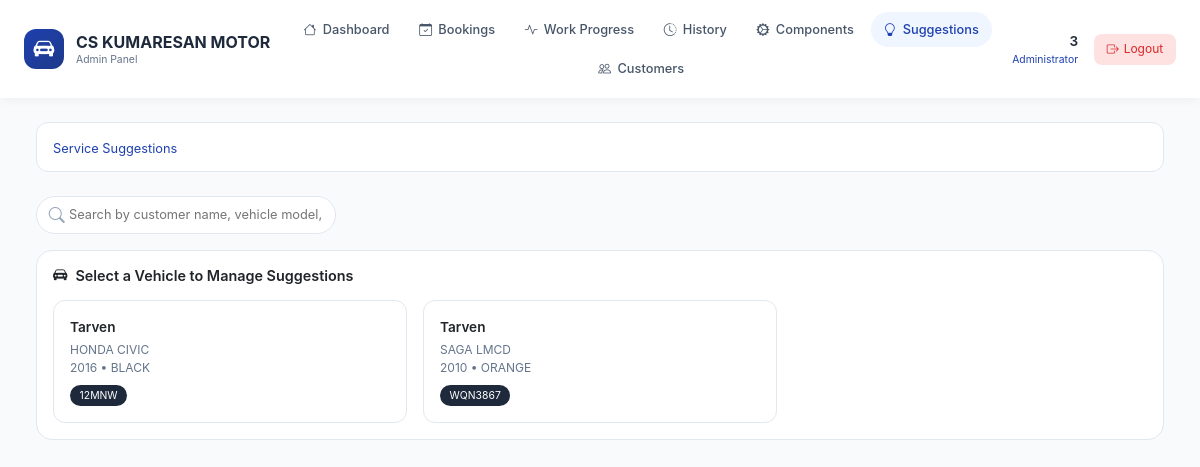
Screenshot of /admin-suggestions.php (signed in) with the database file from the repository.
### tables this page shows
CREATE TABLE `vehicles` (
  `id` int(11) NOT NULL,
  `user_id` int(11) NOT NULL,
  `brand_name` varchar(50) NOT NULL,
  `model` varchar(50) NOT NULL,
  `year` year(4) NOT NULL,
  `color` varchar(30) DEFAULT NULL,
  `number_plate` varchar(20) NOT NULL,
  `created_at` timestamp NOT NULL DEFAULT current_timestamp()
);

### admin-suggestions.php (the view, shortened to what this page needs)
<?php
$full_name = $_SESSION['full_name'];
require_once __DIR__ . '/includes/config.php';
$customers = [];
$sql = "SELECT
            u.id,
            u.full_name,
            u.email,
            u.phone,
            v.id as vehicle_id,
            v.brand_name,
            v.model,
            v.year,
            v.color,
            v.number_plate
        FROM users u
        JOIN vehicles v ON u.id = v.user_id
        WHERE u.role = 'customer' OR u.role IS NULL
        ORDER BY u.full_name, v.brand_name";
$result = $pdo->query($sql);
if ($result) {
    while ($row = $result->fetch(PDO::FETCH_ASSOC)) {
        $customers[$row['id']]['info'] = [
            'name' => $row['full_name'],
            'email' => $row['email'],
            'phone' => $row['phone']
        ];
        $customers[$row['id']]['vehicles'][] = [
            'id' => $row['vehicle_id'],
            'brand_name' => $row['brand_name'],
            'model' => $row['model'],
            'year' => $row['year'],
            'color' => $row['color'],
            'number_plate' => $row['number_plate']
        ];
    }
}
$selected_vehicle_data = null;
?>
<!DOCTYPE html>
<html lang="en">
<head>
    <link href="https://cdn.jsdelivr.net/npm/bootstrap@5.3.0/dist/css/bootstrap.min.css" rel="stylesheet">
    <link rel="stylesheet" href="https://cdn.jsdelivr.net/npm/bootstrap-icons@1.11.1/font/bootstrap-icons.css">
    <link rel="stylesheet" href="https://cdn.datatables.net/1.13.4/css/dataTables.bootstrap5.min.css">
</head>
<body>
<div class="top-nav">
    <div class="nav-container">
        <div class="logo-area">
            <div class="logo-icon">
                <i class="bi bi bi-car-front-fill"></i>
            </div>
            <div class="logo-text">
                CS KUMARESAN MOTOR
                <span>Admin Panel</span>
            </div>
        </div>
        <div class="nav-links">
            <a href="admin-dashboard.php" class="nav-link-item <?php echo basename($_SERVER['PHP_SELF']) == 'admin-dashboard.php' ? 'active' : ''; ?>">
                <i class="bi bi-house""></i> Dashboard
            </a>
            <a href="admin-bookings.php" class="nav-link-item <?php echo basename($_SERVER['PHP_SELF']) == 'admin-bookings.php' ? 'active' : ''; ?>">
                <i class="bi bi-calendar-check"></i> Bookings
            </a>
            <a href="admin-work-progress.php" class="nav-link-item <?php echo basename($_SERVER['PHP_SELF']) == 'admin-work-progress.php' ? 'active' : ''; ?>">
                <i class="bi bi-activity"></i> Work Progress
            </a>
            <a href="admin-service-history.php" class="nav-link-item <?php echo basename($_SERVER['PHP_SELF']) == 'admin-service-history.php' ? 'active' : ''; ?>">
                <i class="bi bi-clock-history"></i> History
            </a>
            <a href="admin-spare-parts.php" class="nav-link-item <?php echo basename($_SERVER['PHP_SELF']) == 'admin-spare-parts.php' ? 'active' : ''; ?>">
                <i class="bi bi-gear-wide-connected"></i> Components
            </a>
            <a href="admin-suggestions.php" class="nav-link-item <?php echo basename($_SERVER['PHP_SELF']) == 'admin-suggestions.php' ? 'active' : ''; ?>">
                <i class="bi bi-lightbulb"></i> Suggestions
            </a>
            <a href="admin-customers.php" class="nav-link-item <?php echo basename($_SERVER['PHP_SELF']) == 'admin-customers.php' ? 'active' : ''; ?>">
                <i class="bi bi-people"></i> Customers
            </a>
        </div>
        <div class="user-area">
            <div class="user-info">
                <div class="user-name"><?php echo htmlspecialchars($full_name); ?></div>
                <div class="user-role">Administrator</div>
            </div>
            <a href="logout.php" class="logout-btn"><i class="bi bi-box-arrow-right"></i> Logout</a>
        </div>
    </div>
</div>
<div class="main-container">
    <div class="container-fluid">
        <div class="breadcrumb-bar">
            <a href="admin-suggestions.php">Service Suggestions</a>
        </div>
        <?php if (!$selected_vehicle_data): ?>
        <div class="search-section" style="margin-bottom: 1rem;">
            <div class="search-box">
                <i class="bi bi-search"></i>
                <input type="text" id="vehicleSearchInput" placeholder="Search by customer name, vehicle model, or plate number...">
            </div>
        </div>
            <div class="vehicle-selector-card">
                <h5 class="mb-2" style="font-size: 0.9rem; font-weight: 600;">
                    <i class="bi bi-car-front-fill me-2"></i>Select a Vehicle to Manage Suggestions
                </h5>
                <div class="vehicle-grid">
                    <?php foreach ($customers as $customer_id => $data):
                        $customer = $data['info'];
                        foreach ($data['vehicles'] as $vehicle):
                    ?>
                        <a href="?vehicle_id=<?php echo $vehicle['id']; ?>" class="vehicle-card">
                            <div class="customer-name"><?php echo htmlspecialchars($customer['name']); ?></div>
                            <div class="vehicle-detail">
                                <?php echo htmlspecialchars($vehicle['brand_name'] . ' ' . $vehicle['model']); ?>
                            </div>
                            <div class="vehicle-detail">
                                <?php echo $vehicle['year']; ?> • <?php echo htmlspecialchars($vehicle['color']); ?>
                            </div>
                            <div class="vehicle-plate"><?php echo htmlspecialchars($vehicle['number_plate']); ?></div>
                        </a>
                    <?php
                        endforeach;
                    endforeach;
                    ?>
                </div>
            </div>
        <?php endif; ?>
    </div>
</div>
</body>
</html>

### admin-suggestions.php (style rules this page uses)
* { margin: 0; padding: 0; box-sizing: border-box; }
body { background: #f8fafc; font-family: 'Inter', -apple-system, BlinkMacSystemFont, 'Segoe UI', Roboto, sans-serif; }
.top-nav { background: white; padding: 0.75rem 1.5rem; box-shadow: 0 2px 10px rgba(0,0,0,0.05); position: sticky; top: 0; z-index: 1000; }
.nav-container { display: flex; align-items: center; justify-content: space-between; flex-wrap: wrap; gap: 1rem; }
.logo-area { display: flex; align-items: center; gap: 0.75rem; min-width: 200px; }
.logo-icon { width: 40px; height: 40px; background: linear-gradient(135deg, #1e40af, #1e3a8a); border-radius: 12px; display: flex; align-items: center; justify-content: center; color: white; font-size: 1.3rem; }
.logo-text { font-weight: 700; font-size: 1rem; color: #1e293b; line-height: 1.3; }
.logo-text span { font-size: 0.65rem; color: #64748b; display: block; font-weight: 400; }
.nav-links { display: flex; gap: 0.25rem; flex-wrap: wrap; flex: 1; justify-content: center; }
.nav-link-item { display: flex; align-items: center; gap: 0.4rem; padding: 0.5rem 0.8rem; border-radius: 30px; text-decoration: none; color: #475569; font-size: 0.8rem; font-weight: 500; transition: all 0.2s ease; white-space: nowrap; }
.nav-link-item.active { background: #eff6ff; color: #1e40af; }
.user-area { display: flex; align-items: center; gap: 1rem; min-width: 150px; justify-content: flex-end; }
.user-info { text-align: right; }
.user-name { font-weight: 600; font-size: 0.85rem; color: #1e293b; }
.user-role { font-size: 0.65rem; color: #1e40af; }
.logout-btn { background: #fee2e2; color: #dc2626; border: none; padding: 0.4rem 0.8rem; border-radius: 8px; font-size: 0.75rem; text-decoration: none; display: flex; align-items: center; gap: 0.3rem; }
.main-container { padding: 1.5rem; }
.breadcrumb-bar { background: white; padding: 0.75rem 1rem; border-radius: 12px; margin-bottom: 1.5rem; border: 1px solid #e2e8f0; }
.breadcrumb-bar a { color: #1e40af; text-decoration: none; font-size: 0.8rem; }
.vehicle-selector-card { background: white; border-radius: 16px; padding: 1rem; margin-bottom: 1.5rem; border: 1px solid #e2e8f0; }
.vehicle-grid { display: grid; grid-template-columns: repeat(auto-fill, minmax(280px, 1fr)); gap: 1rem; margin-top: 1rem; }
.vehicle-card { border: 1px solid #e2e8f0; border-radius: 12px; padding: 1rem; cursor: pointer; transition: all 0.2s ease; text-decoration: none; color: inherit; display: block; background: white; }
.customer-name { font-weight: 600; font-size: 0.85rem; margin-bottom: 0.25rem; }
.vehicle-detail { font-size: 0.75rem; color: #64748b; }
.vehicle-plate { background: #1e293b; color: white; padding: 0.15rem 0.6rem; border-radius: 20px; font-size: 0.65rem; display: inline-block; margin-top: 0.5rem; }
.search-section { margin-bottom: 1rem; }
.search-box { position: relative; max-width: 300px; }
.search-box i { position: absolute; left: 0.8rem; top: 50%; transform: translateY(-50%); color: #94a3b8; }
.search-box input { width: 100%; padding: 0.5rem 0.8rem 0.5rem 2rem; border: 1px solid #e2e8f0; border-radius: 30px; font-size: 0.8rem; }

### rows the page displays
vehicles: name "Tarven", brand_name+model "HONDA CIVIC", year "2016", color "BLACK", number_plate "12MNW"
vehicles: name "Tarven", brand_name+model "SAGA LMCD", year "2010", color "ORANGE", number_plate "WQN3867"

### other values shown
$full_name "3"
